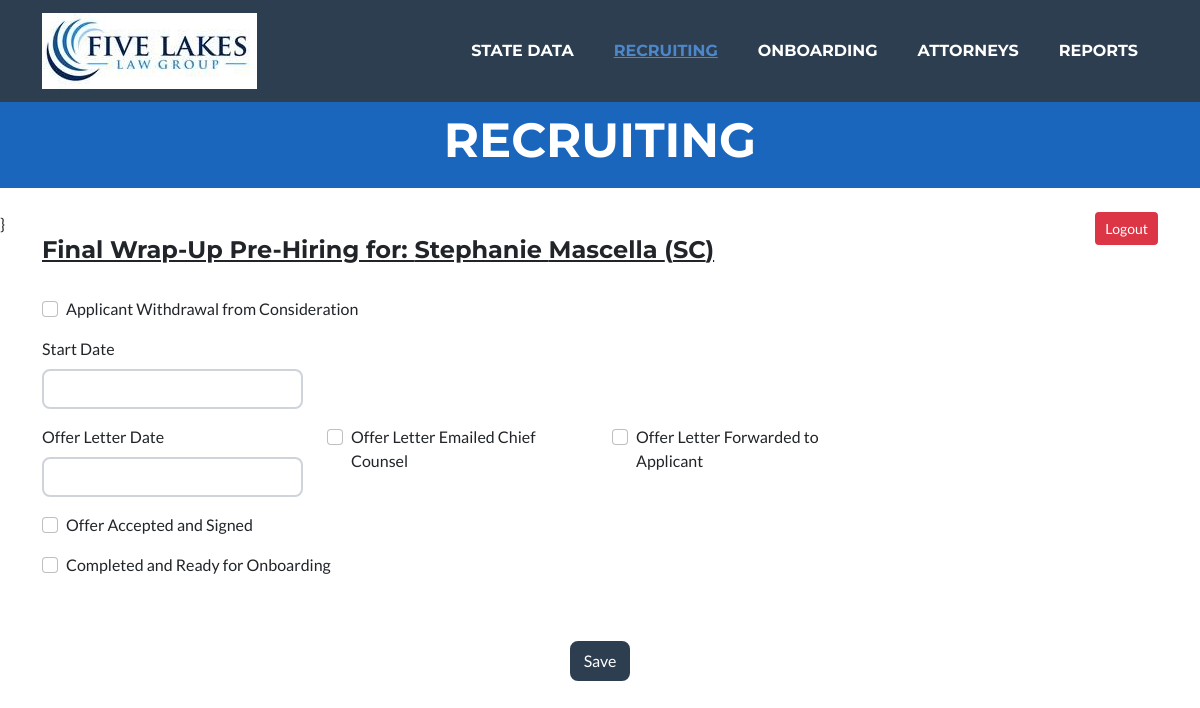
Screenshot of /recruiting/applicant_final_step/51/ (signed in) with the database file from the repository.
### recruiting/models.py (models this page shows, shortened)
class Applicant(models.Model):
    class Meta:
        verbose_name = "Applicant"
        verbose_name_plural = "Applicants"
    states = State.objects.order_by('state_abbrev')
    STATE_CHOICES = []
    for state in states:
        each_state = (state.state_abbrev, state.state_abbrev)
        STATE_CHOICES.append(each_state)
    states_list = State.objects.all().order_by('manager')
    temp_list = []
    for state in states_list:
        temp_list.append(state.manager)
    manager_list = list(OrderedDict.fromkeys(temp_list))
    MANAGER_OPTIONS = []
    for manager in manager_list:
        each_manager = (manager, manager)
        MANAGER_OPTIONS.append(each_manager)
    EMPLOYMENT_OPTIONS = [
        ('Full-Time', 'Full-Time'),
        ('Part-Time', 'Part-Time'),
        ('Of Counsel', 'Of Counsel'),
        ('Floater', 'Floater'),
    ]
    SOURCE_OPTIONS = [
        ('Indeed', 'Indeed'),
        ('Linked In', 'Linked In'),
        ('Recruiter', 'Recruiter'),
        ('Employee Referral', 'Employee Referral'),
    ]
    FIRM_OPTIONS = [
        ('Huron Law Group', 'Huron Law Group'),
        ('Five Lakes Law Group', 'Five Lakes Law Group'),
    ]
    GENDER_CHOICES = [
        ('Male', 'Male'),
        ('Female', 'Female')
    ]
    STEP_CHOICES = [
        ('New Resume', 'New Resume'),
        ('Interview1', 'Interview1'),
        ('Interview2', 'Interview2'),
        ('Final', 'Final'),
        ('Open File', 'Open File')
    ]
    is_active = models.BooleanField("Is Active", default=True, blank=True, null=True)
    application_date = models.DateField("Application Date", blank=True, null=True)
    state_abbrev = models.CharField("State", max_length=25,
        choices = STATE_CHOICES, blank=False, null=True)
    position = models.CharField("Position", max_length=25,
        choices = EMPLOYMENT_OPTIONS, blank=True, null=False, default="Full-Time")
    salary = models.CharField("Salary", max_length=10, default = "80,000", blank=True, null=True)
    manager = models.CharField("Manager", max_length=50,
        choices = MANAGER_OPTIONS, blank=True, null=False, default="")
    step = models.CharField("Step", max_length=25,
        choices = STEP_CHOICES, default="New Resume", blank=False, null=True)
    source = models.CharField("Recruitment Source", max_length=25,
        choices = SOURCE_OPTIONS, blank=True, null=True)
    employee_referral_name = models.CharField("Referral Employee", max_length=100, blank=True, null=True)
    gender = models.CharField("Gender", max_length=10,
        choices = GENDER_CHOICES, blank=False, null=True)
    first_name = models.CharField("First Name", max_length=25, blank=False, null=False)
    middle_name = models.CharField("Middle Name", max_length=25, blank=True, null=False)
    last_name = models.CharField("Last Name", max_length=25, blank=False, null=False)
    phone = models.CharField("Phone Number", max_length=15, blank=True, null=True)
    email = models.EmailField("Email", max_length=254, blank=True, null=True)
    five_lakes_firm = models.BooleanField("Five Lakes Law Group", default=True)
    huron_firm = models.BooleanField("Huron Law Group", default=False)
    resume = models.FileField(upload_to='resumes/', blank=True, null=True)
    initial_notes = models.TextField("Notes", blank=True, null=True)

class FinalStep_Model(models.Model):
    class Meta:
        verbose_name = "Final Applicant Steps"
        verbose_name_plural = "Final Applicant Steps"
    applicant_id = models.IntegerField("Applicant id", blank=True, null=True)
    applicant_withdrawn = models.BooleanField("Applicant Withdrawal from Consideration", default=False)
    offer_letter_sent_charles = models.BooleanField("Offer Letter Emailed Chief Counsel", default=False)
    offer_letter_sent_applicant = models.BooleanField("Offer Letter Forwarded to Applicant", default=False)
    offer_letter_email_date = models.DateField("Offer Letter Date", blank=True, null=True)
    offer_accepted = models.BooleanField("Offer Accepted and Signed", default=False)
    start_date = models.DateField("Start Date", blank=True, null=True)
    completed = models.BooleanField("Completed and Ready for Onboarding", default=False)

### recruiting/views.py (the view)
# urls.py: path('applicant_final_step/<pk>/', views.applicant_final_step, name="applicant_final_step"),
@login_required(login_url=reverse_lazy('login'))
def applicant_final_step(request, pk=None):
    context = {'title': 'Recruiting'}
    applicant = Applicant.objects.get(pk=pk)
    context.update({'applicant': applicant})
    applicant_final_step = FinalStep_Model.objects.get_or_create(applicant_id=pk)
    if request.method == "POST":
        form = FinalStep_Form(request.POST, instance=applicant_final_step[0])
        if form.is_valid():
            obj = form.save(commit=False)
            obj.applicant_id = pk
            applicant = Applicant.objects.get(pk=pk)
            if obj.completed == False:
                applicant.step = "Final"
            else:
                applicant.step = "Open File"
            applicant.save()
            obj.save()
            return HttpResponseRedirect(reverse_lazy('applicant_detail', kwargs={'pk': pk}), context)
        else:
            print(form.errors)
            return HttpResponseRedirect(reverse_lazy('applicant_final_step', kwargs={'pk': pk}), context)
    else: #GET
        form = FinalStep_Form(instance=applicant_final_step[0])
        context.update({'final_step_form': form})
        return render(request, 'templates/recruiting/final_wrapup.html', context)

### FiveLakes/templates/recruiting/final_wrapup.html (shortened to what this page needs)
{% extends 'templates/index.html' %}
{% load crispy_forms_tags %}
{% load static %}
{% block menu %}
<div class="collapse navbar-collapse" id="navbarResponsive">
    <ul class="navbar-nav ms-auto">
        <li class="nav-item mx-0 mx-lg-1"><a class="nav-link py-3 px-0 px-lg-3 rounded" href="{% url 'states' %}">State Data</a></li>
        <li class="nav-item mx-0 mx-lg-1"><a class="nav-link py-3 px-0 px-lg-3 rounded active" href="{% url 'recruiting' %}">Recruiting</a></li>
        <li class="nav-item mx-0 mx-lg-1"><a class="nav-link py-3 px-0 px-lg-3 rounded" href="{% url 'onboarding' %}">Onboarding</a></li>
        <li class="nav-item mx-0 mx-lg-1"><a class="nav-link py-3 px-0 px-lg-3 rounded" href="{% url 'attorneys' %}">Attorneys</a></li>
        <li class="nav-item mx-0 mx-lg-1"><a class="nav-link py-3 px-0 px-lg-3 rounded" href="#reports">Reports</a></li>
    </ul>
</div>
{% endblock menu %}
{% block header %}
<header class="masthead bg-primary text-white text-center">
    <div class="container d-flex align-items-center flex-column">
        <h4 class="masthead-heading text-uppercase mb-0">Recruiting</h4>
    </div>
</header>
{% endblock header %}
{% block content %}}
    <div class="container">
        <h4><u>Final Wrap-Up Pre-Hiring for: {{applicant.first_name }} {{ applicant.last_name}} ({{ applicant.state_abbrev }})</u></h4>
    <br>
    </div>
    <div class="container">
      <form method="post">
        <div class="form-selection">
            {% crispy final_step_form %}
        </div>
        <br><br>
        <div style="text-align: center">
            <button type="submit" class="btn btn-secondary">Save</button>
        </div>
      </form>
{% endblock content %}

### rows the page displays
Applicant: first_name "Stephanie", last_name "Mascella", state_abbrev "SC"
